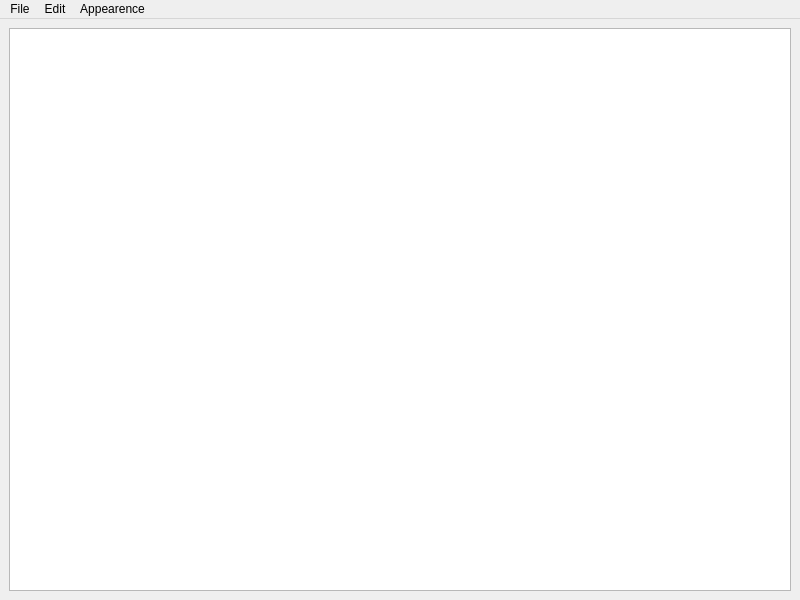
<?xml version="1.0" encoding="UTF-8"?>
<ui version="4.0">
 <class>MainWindowBlocNotas</class>
 <widget class="QMainWindow" name="MainWindowBlocNotas">
  <property name="geometry">
   <rect>
    <x>0</x>
    <y>0</y>
    <width>800</width>
    <height>600</height>
   </rect>
  </property>
  <property name="windowTitle">
   <string>MainWindow</string>
  </property>
  <widget class="QWidget" name="centralwidget">
   <layout class="QGridLayout" name="gridLayout">
    <item row="0" column="0">
     <widget class="QTextEdit" name="textEdit"/>
    </item>
   </layout>
  </widget>
  <widget class="QMenuBar" name="menubar">
   <property name="geometry">
    <rect>
     <x>0</x>
     <y>0</y>
     <width>800</width>
     <height>22</height>
    </rect>
   </property>
   <widget class="QMenu" name="menuFile">
    <property name="title">
     <string>File</string>
    </property>
    <addaction name="actionNew"/>
    <addaction name="separator"/>
    <addaction name="actionSave"/>
    <addaction name="actionSave_As"/>
   </widget>
   <widget class="QMenu" name="menuEdit">
    <property name="title">
     <string>Edit</string>
    </property>
    <addaction name="actionUndo"/>
    <addaction name="actionRedo"/>
    <addaction name="separator"/>
    <addaction name="actionCopy"/>
    <addaction name="actionCut"/>
    <addaction name="actionPaste"/>
   </widget>
   <widget class="QMenu" name="menuAppearence">
    <property name="title">
     <string>Appearence</string>
    </property>
    <addaction name="actionModo_Oscuro"/>
    <addaction name="actionModo_Claro"/>
    <addaction name="separator"/>
    <addaction name="actionAgrandar_Fuente"/>
    <addaction name="actionDisminuir_Fuente"/>
   </widget>
   <addaction name="menuFile"/>
   <addaction name="menuEdit"/>
   <addaction name="menuAppearence"/>
  </widget>
  <action name="actionNew">
   <property name="text">
    <string>New</string>
   </property>
  </action>
  <action name="actionSave">
   <property name="text">
    <string>Save</string>
   </property>
  </action>
  <action name="actionSave_As">
   <property name="text">
    <string>Save As</string>
   </property>
  </action>
  <action name="actionOpen">
   <property name="text">
    <string>Open</string>
   </property>
  </action>
  <action name="actionUndo">
   <property name="text">
    <string>Undo</string>
   </property>
  </action>
  <action name="actionRedo">
   <property name="text">
    <string>Redo</string>
   </property>
  </action>
  <action name="actionCopy">
   <property name="text">
    <string>Copy</string>
   </property>
  </action>
  <action name="actionCut">
   <property name="text">
    <string>Cut</string>
   </property>
  </action>
  <action name="actionPaste">
   <property name="text">
    <string>Paste</string>
   </property>
  </action>
  <action name="actionModo_Oscuro">
   <property name="text">
    <string>Modo Oscuro</string>
   </property>
  </action>
  <action name="actionModo_Claro">
   <property name="text">
    <string>Modo Claro</string>
   </property>
  </action>
  <action name="actionAgrandar_Fuente">
   <property name="text">
    <string>Agrandar Fuente</string>
   </property>
  </action>
  <action name="actionDisminuir_Fuente">
   <property name="text">
    <string>Disminuir Fuente</string>
   </property>
  </action>
 </widget>
 <resources/>
 <connections/>
</ui>
